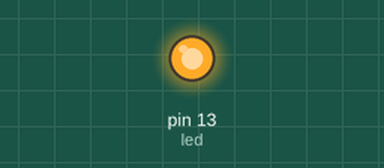
Recording of a sketch running on a simulated Arduino Uno, built with avr-gcc and run on an emulated ATmega328P. Shown: output pins drawn as LEDs (lit = HIGH).

Above: at 1.0 s.
At 3.0 s:
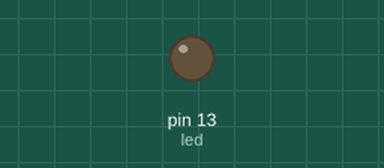
Timing chart, 0 to 5.2 s (numbered marks = the images above):
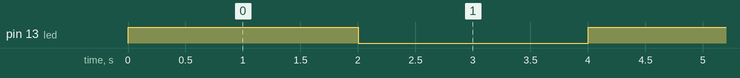

The sketch:

blink_led.ino
```cpp
int led = 13;

void setup() {
  pinMode(led, OUTPUT);
  digitalWrite(led, LOW);
}

void loop() {
  digitalWrite(led, HIGH);
  delay(2000);
  digitalWrite(led, LOW);
  delay(2000);

}
```

Measured:
- by itself, pin 13 (led): alternates HIGH for 2.0 s and LOW for 2.0 s
